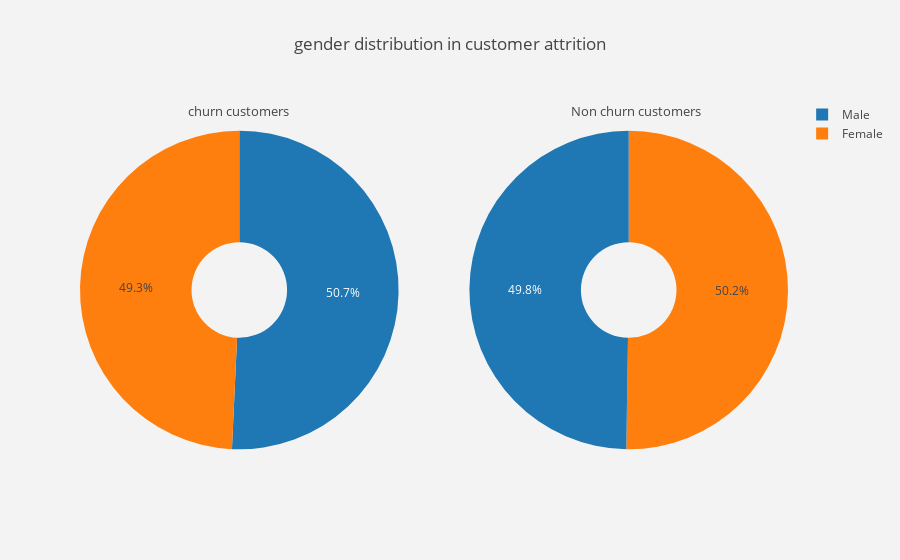
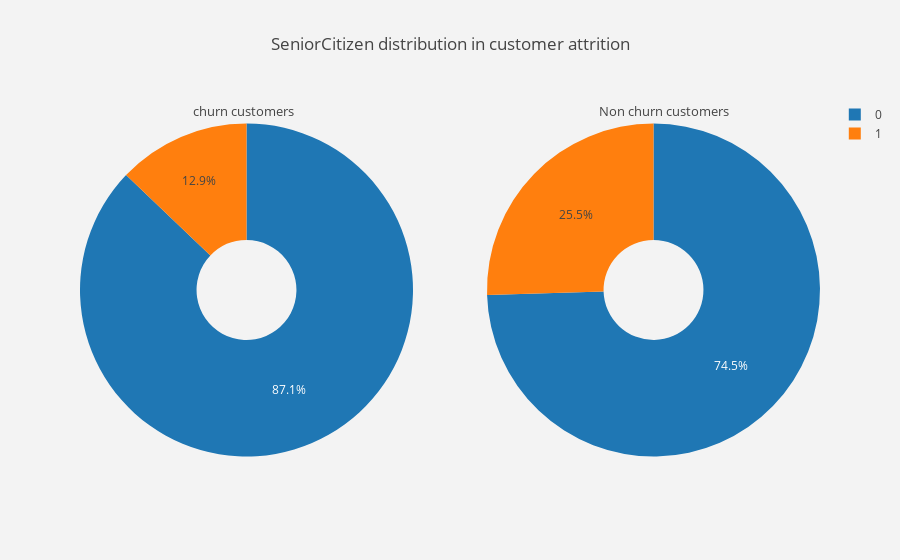
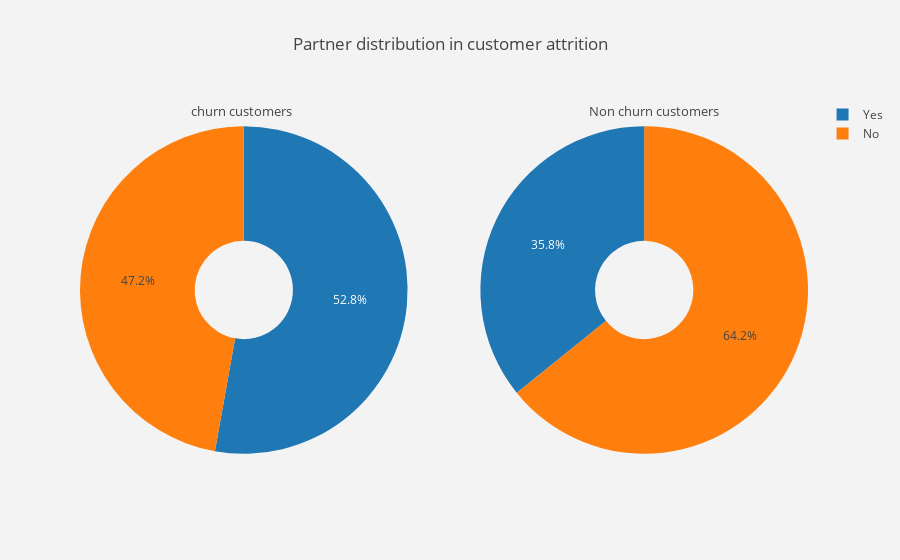
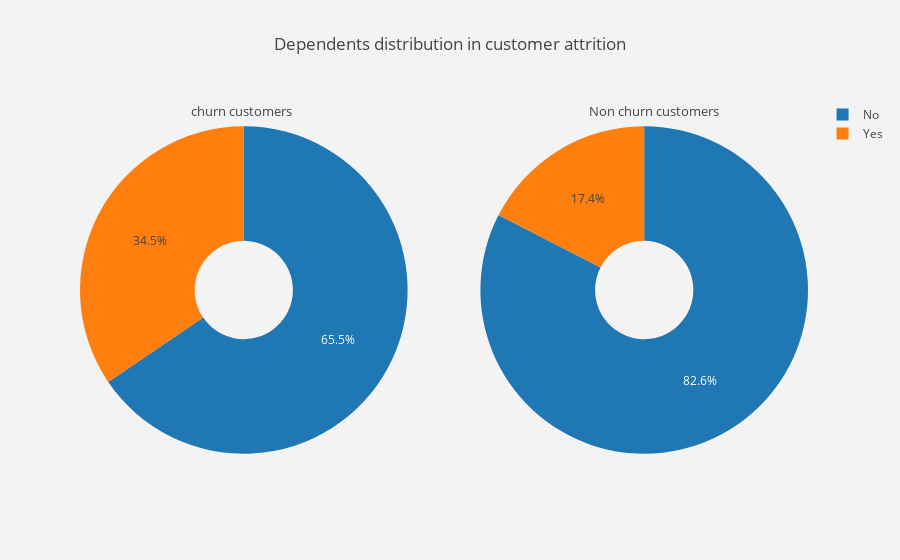

Notebook source saved alongside these figures, in order:
### Code cell
for i in cat_var:
    pie_plot(i)

### Figure 1 — Plotly figure (JSON) as saved in the notebook; plotly's stock layout.template omitted (floating-point values rounded to 4 significant figures)
{"data": [{"domain": {"x": [0, 0.45]}, "hole": 0.3, "labels": ["Female", "Male"], "type": "pie", "uid": "04dcc5df-1ffa-42cf-a98f-ec0b4a4cbf50", "values": [2549, 2625]}, {"domain": {"x": [0.55, 1]}, "hole": 0.3, "labels": ["Female", "Male"], "type": "pie", "uid": "b3d22171-c89a-4847-96da-77eaee2a7b65", "values": [939, 930]}], "layout": {"annotations": [{"font": {"size": 13}, "showarrow": false, "text": "churn customers", "x": 0.15, "y": 1}, {"font": {"size": 13}, "showarrow": false, "text": "Non churn customers", "x": 0.88, "y": 1}], "paper_bgcolor": "rgb(243,243,243)", "plot_bgcolor": "rgb(243,243,243)", "title": {"text": "gender distribution in customer attrition "}}}

### Figure 2 — Plotly figure (JSON) as saved in the notebook; plotly's stock layout.template omitted (floating-point values rounded to 4 significant figures)
{"data": [{"domain": {"x": [0, 0.45]}, "hole": 0.3, "labels": [0, 1], "type": "pie", "uid": "69bf54b6-66e0-45fe-9040-6ef0e6d32d37", "values": [4508, 666]}, {"domain": {"x": [0.55, 1]}, "hole": 0.3, "labels": [0, 1], "type": "pie", "uid": "f4b810cd-c258-4417-aac8-8b2d0288bdc5", "values": [1393, 476]}], "layout": {"annotations": [{"font": {"size": 13}, "showarrow": false, "text": "churn customers", "x": 0.15, "y": 1}, {"font": {"size": 13}, "showarrow": false, "text": "Non churn customers", "x": 0.88, "y": 1}], "paper_bgcolor": "rgb(243,243,243)", "plot_bgcolor": "rgb(243,243,243)", "title": {"text": "SeniorCitizen distribution in customer attrition "}}}

### Figure 3 — Plotly figure (JSON) as saved in the notebook; plotly's stock layout.template omitted (floating-point values rounded to 4 significant figures)
{"data": [{"domain": {"x": [0, 0.45]}, "hole": 0.3, "labels": ["No", "Yes"], "type": "pie", "uid": "0da0dfa7-7ff6-4ccc-9fb0-d37f84524f5c", "values": [2441, 2733]}, {"domain": {"x": [0.55, 1]}, "hole": 0.3, "labels": ["No", "Yes"], "type": "pie", "uid": "1f8a4439-6440-4110-ac22-e2b51558a39d", "values": [1200, 669]}], "layout": {"annotations": [{"font": {"size": 13}, "showarrow": false, "text": "churn customers", "x": 0.15, "y": 1}, {"font": {"size": 13}, "showarrow": false, "text": "Non churn customers", "x": 0.88, "y": 1}], "paper_bgcolor": "rgb(243,243,243)", "plot_bgcolor": "rgb(243,243,243)", "title": {"text": "Partner distribution in customer attrition "}}}

### Figure 4 — Plotly figure (JSON) as saved in the notebook; plotly's stock layout.template omitted (floating-point values rounded to 4 significant figures)
{"data": [{"domain": {"x": [0, 0.45]}, "hole": 0.3, "labels": ["No", "Yes"], "type": "pie", "uid": "93b0ed1b-3203-41d1-8cf5-43f79f42c8c0", "values": [3390, 1784]}, {"domain": {"x": [0.55, 1]}, "hole": 0.3, "labels": ["No", "Yes"], "type": "pie", "uid": "2b6d84b9-fdae-443c-a450-9ef378bc60a9", "values": [1543, 326]}], "layout": {"annotations": [{"font": {"size": 13}, "showarrow": false, "text": "churn customers", "x": 0.15, "y": 1}, {"font": {"size": 13}, "showarrow": false, "text": "Non churn customers", "x": 0.88, "y": 1}], "paper_bgcolor": "rgb(243,243,243)", "plot_bgcolor": "rgb(243,243,243)", "title": {"text": "Dependents distribution in customer attrition "}}}
